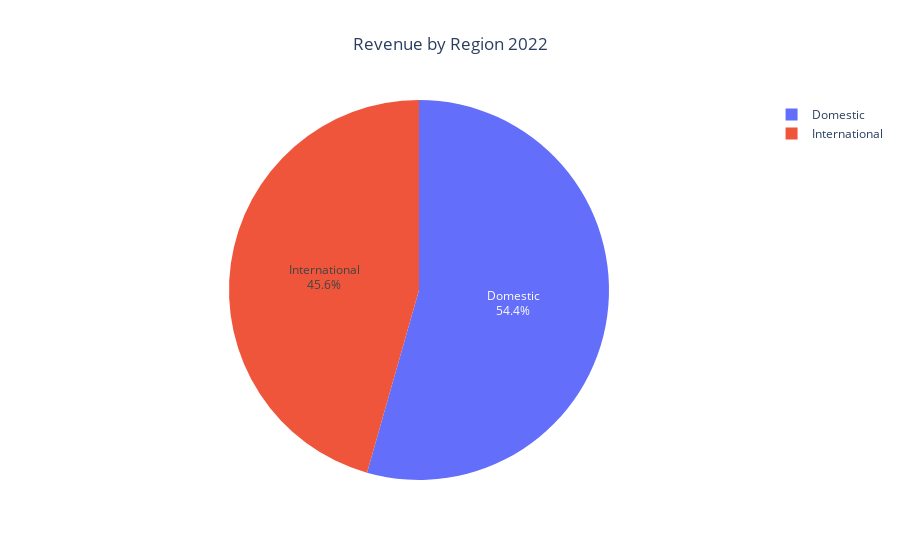

Source (notebook cell):
### Code cell
def region_wise_revenue(year):
    data=region_data[region_data["Year"]==year]
    fig=px.pie(data,
            values="Revenue (INR Mn)",
            names="Region",
            title="Revenue by Region"
            )
    fig.update_traces(textinfo='percent+label')
    fig.update_layout(
        title_text=f"Revenue by Region {year}",
        title_x=0.5,
        template="plotly_white"

    )

    return fig.show()

region_wise_revenue(2022)

### Figure 1 — Plotly figure (JSON) as saved in the notebook; plotly's stock layout.template omitted (floating-point values rounded to 4 significant figures)
{"data": [{"domain": {"x": [0, 1], "y": [0, 1]}, "hovertemplate": "Region=%{label}<br>Revenue (INR Mn)=%{value}<extra></extra>", "labels": ["Domestic", "International"], "legendgroup": "", "name": "", "showlegend": true, "textinfo": "percent+label", "type": "pie", "values": [6248.0, 5235.0]}], "layout": {"legend": {"tracegroupgap": 0}, "title": {"text": "Revenue by Region 2022", "x": 0.5}}}
